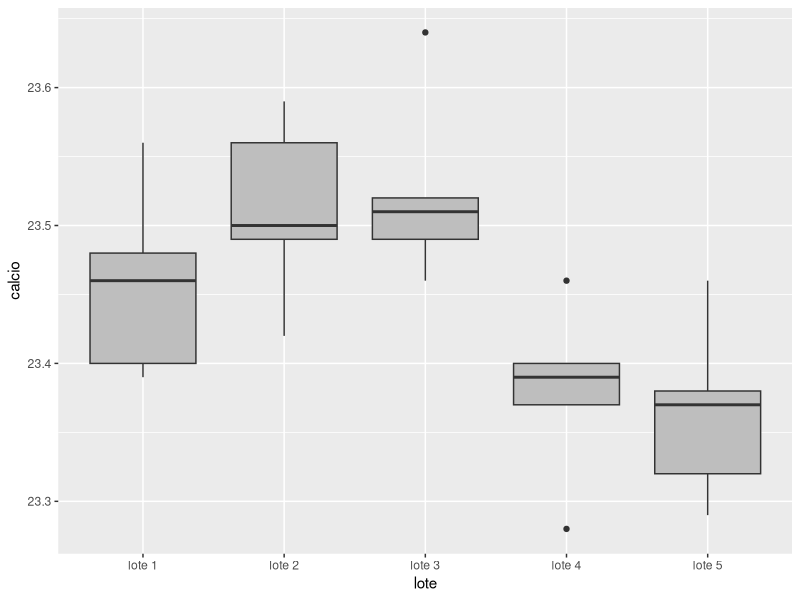

Reproduce this figure in R. (Note: this script raises an error after producing the figure.)
## ---- chunk 1
knitr::opts_chunk$set(echo = TRUE)
## ---- chunk 2

calcio <- data.frame(lote = c(rep('lote 1',5), rep('lote 2',5), rep('lote 3',5), rep('lote 4',5), rep('lote 5',5)),
                     calcio = c(23.46,23.48,23.56,23.39,23.40,23.59,23.56,23.42,23.49,23.50,23.51,23.64,23.46,23.52,23.49,23.28,23.40,23.37,23.46,23.39,23.29,23.46,23.37,23.32,23.38))

calcio$lote <- factor(calcio$lote)
## ---- chunk 3
library(ggplot2)

ggplot(data = calcio, mapping = aes(x = lote, y = calcio)) +
  geom_boxplot(fill = "grey")
## ---- chunk 4
anova <- aov(calcio ~ lote, data = calcio)

shapiro.test(residuals(anova))
## ---- chunk 5
bartlett.test(calcio ~ lote, data = calcio)
leveneT
## ---- chunk 6
summary(anova)
## ---- chunk 7
tukey <- HSD.test(y = anova, trt = 'lote')
tukey$groups
